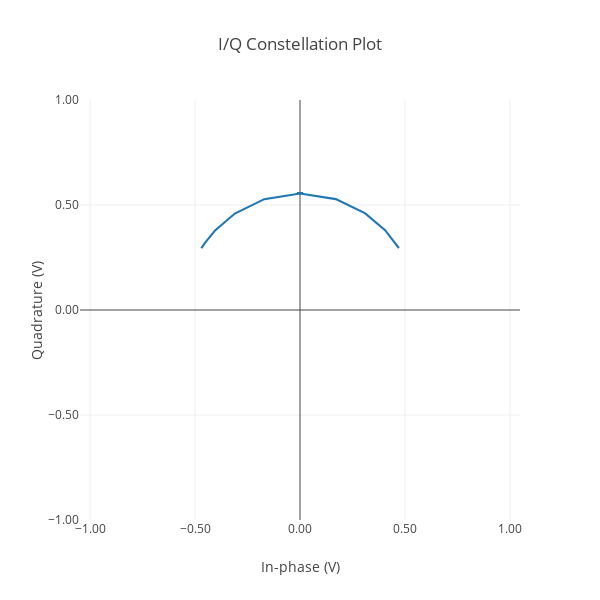

The notebook cell saved with this chart:
### Code cell
polar = go.Scatter(
    x=np.real(baseband[0, 0, :]),
    y=np.imag(baseband[0, 0, :]),
)

data = [polar]

layout = go.Layout(
    title='I/Q Constellation Plot',
    xaxis=dict(range=[-1, 1], tickformat='.2f', title='In-phase (V)'),
    yaxis=dict(range=[-1, 1],
               tickformat='.2f',
               title='Quadrature (V)',
               scaleanchor="x",
               scaleratio=1),
    height=600,
    width=600,
)

fig = go.Figure(data, layout=layout)
iplot(fig, filename='beat.html')

### Figure 1 — Plotly figure (JSON) as saved in the notebook; plotly's stock layout.template omitted (floating-point values rounded to 4 significant figures; data arrays with more than 128 entries replaced by an {"elided": "..."} marker saying what was removed)
{"data": [{"type": "scatter", "uid": "fc68b6e6-30eb-453d-9c7d-ddff096f6558", "x": {"elided": "400 float values"}, "y": {"elided": "400 float values"}}], "layout": {"height": 600, "title": {"text": "I/Q Constellation Plot"}, "width": 600, "xaxis": {"range": [-1, 1], "tickformat": ".2f", "title": {"text": "In-phase (V)"}}, "yaxis": {"range": [-1, 1], "scaleanchor": "x", "scaleratio": 1, "tickformat": ".2f", "title": {"text": "Quadrature (V)"}}}}
